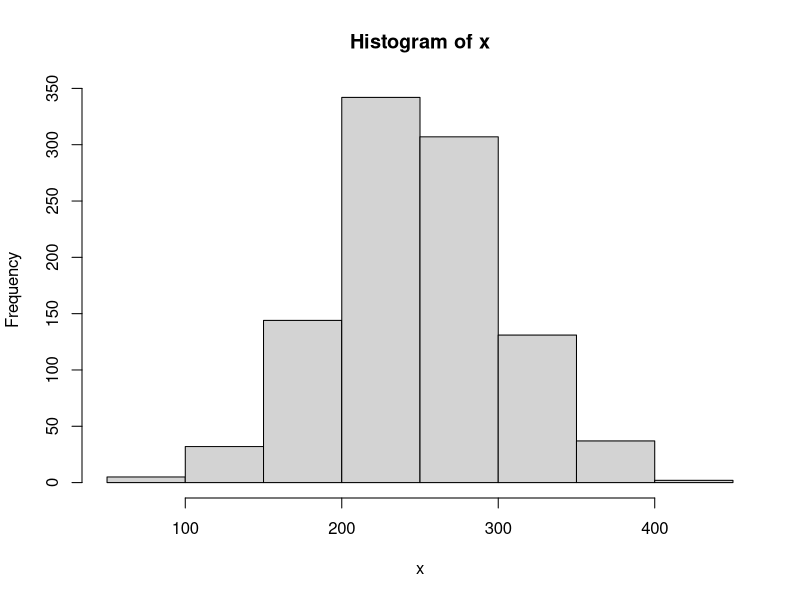

This figure's R source: (Note: this script raises an error after producing the figure.)
# Food waste

# grams per capita per week
gpd <- 245.4 # 49.08


n <- 37

gpd_se <- 9.1

# sd = se * sqrt(n)
(gpd_sd <- gpd_se * sqrt(n))

x <- rnorm(n = 1000, mean = gpd, sd = gpd_sd)
table(x < 0)

hist(x)


# Food waste

# grams per capita per day
gpd2 <- gpd * 0.75


# Set up a data frame for the simulation results
simulData <- data.frame(sampleSize = 5:20)

# Set basic values
(controlMean <- gpd)
(treatmentMean <- gpd2)
(sdValue <- gpd_sd)

# Function to do the t-test
pwr <- function(n) {
  sum(replicate(
    1000,
    t.test(
      rnorm(n, controlMean, sdValue),
      rnorm(n, treatmentMean, sdValue)
    )$p.value
  ) < 0.05) / 1000
}

# map_dbl applying the function for every value of
# simulData$sampleSize
simulData$Power <- purrr::map_dbl(simulData$sampleSize, pwr)


# Plot the output
ggplot(simulData, aes(x = sampleSize, y = Power)) +
  geom_point() +
  geom_line() +
  geom_hline(yintercept = 0.8, linetype = "dashed")
